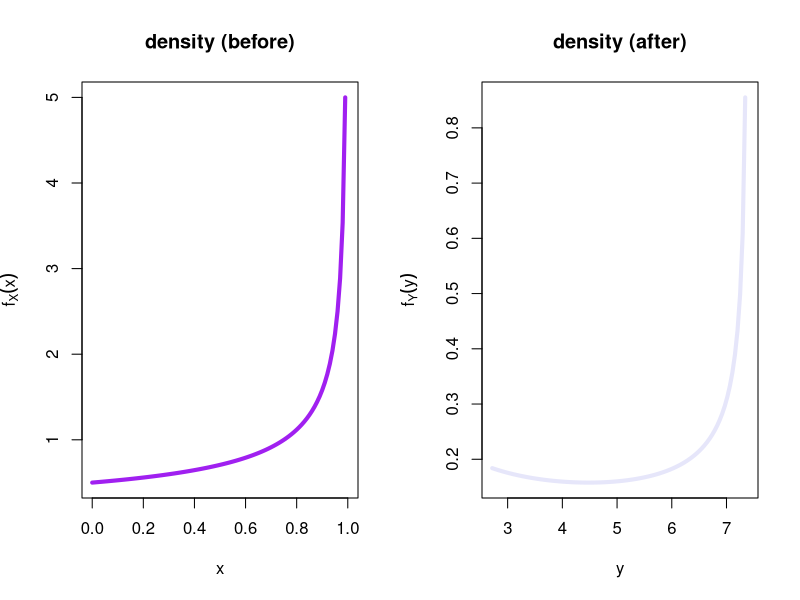

Here is the R script that generated this plot:
# Question B Prob

#Check it's a density
integrate( function(x) 1/(2 *sqrt(1 - x)), 0,1)
integrate(function(y) 1/(2*y*sqrt(2 - log(y))), exp(1), exp(2))

#Take a look
par(mfrow=c(1,2))
curve(1/(2 *sqrt(1 - x)), 0,1, 
      col = 'purple', lwd= 4,
      main = 'density (before)', xlab = 'x', ylab = expression(f[X](x)))
curve(1/(2*x*sqrt(2 - log(x))), exp(1), exp(2), 
      col = 'lavender', lwd= 4,
      main = 'density (after)', xlab = 'y', ylab = expression(f[Y](y)))
